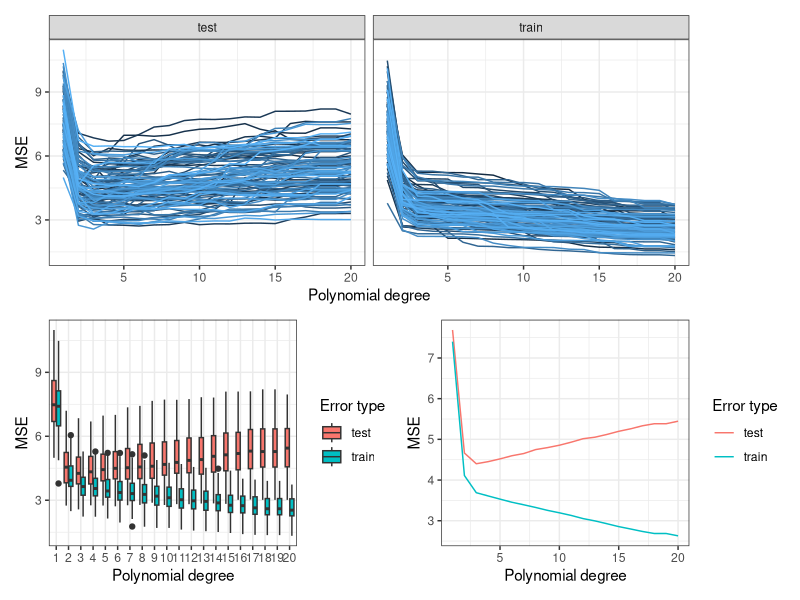
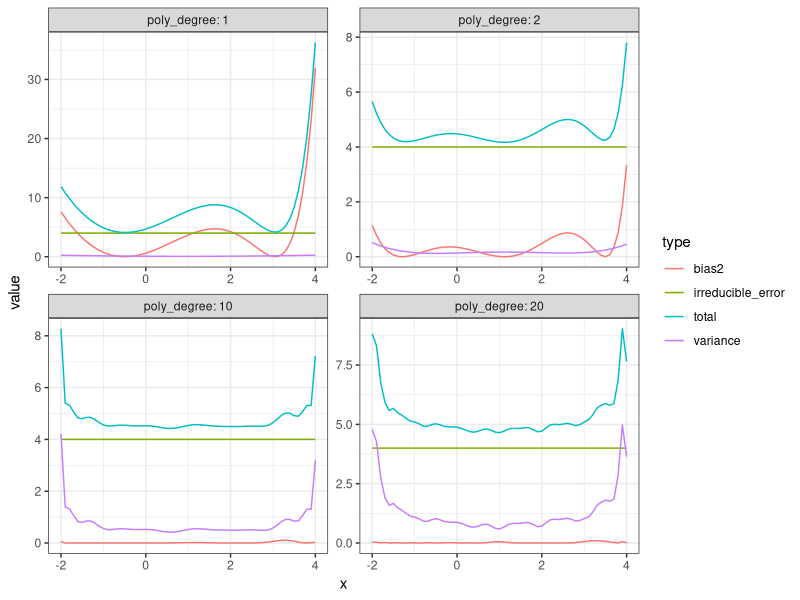
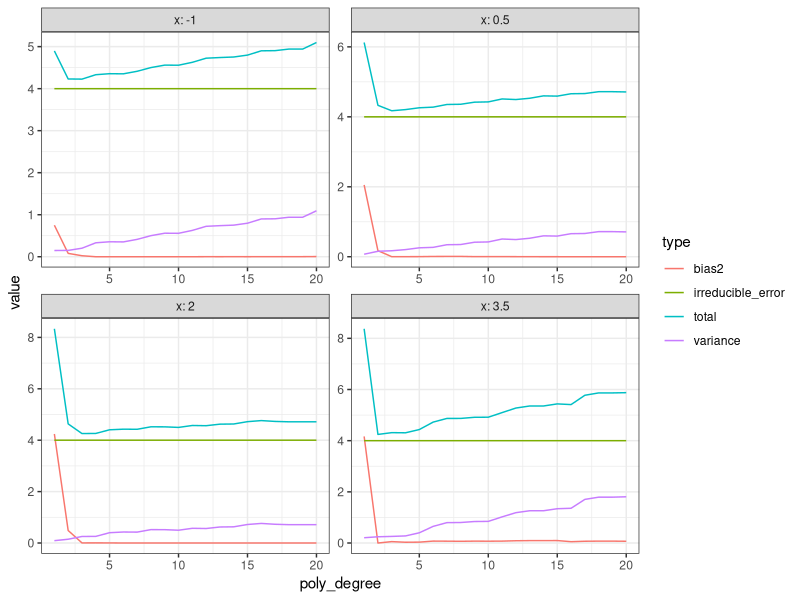

The R script that drew these images, in order:
set.seed(2) # to reproduce
M <- 100 # repeated samplings,x fixed but new errors
nord <- 20
x <- seq(from = -2, to = 4, by = 0.1)
truefunc <- function(x){
  return(2^x)
}
true_y <- truefunc(x)
error <- matrix(rnorm(length(x)*M, mean = 0, sd = 2), nrow = M, byrow = TRUE)
testerror <- matrix(rnorm(length(x)*M, mean = 0, sd = 2), nrow = M, byrow = TRUE)
ymat <- matrix(rep(true_y, M), byrow = T, nrow = M) + error
testymat <- matrix(rep(true_y, M), byrow=T, nrow=M) + testerror
predictions_list <- lapply(1:nord, matrix, data = NA, nrow = M, ncol = ncol(ymat))
for(i in 1:nord){
  for(j in 1:M){
    predictions_list[[i]][j, ] <- predict(lm(ymat[j,] ~ poly(x, i, raw = TRUE)))
  }
}
trainMSE <- lapply(1:nord, function(poly_degree) rowMeans((predictions_list[[poly_degree]] - ymat)^2))
testMSE <- lapply(1:nord, function(poly_degree) rowMeans((predictions_list[[poly_degree]] - testymat)^2))

library(tidyverse) # The tidyverse contains ggplot2, as well as tidyr and dplyr,
# which we can use for dataframe manipulation.
# Convert each matrix in the list form wide to long (because that is the best format for ggplot2)
list_train_MSE <- lapply(1:nord, function(poly_degree) cbind(error = trainMSE[[poly_degree]],
                                                             poly_degree,
                                                             error_type = "train",
                                                             simulation_num = 1:M))
list_test_MSE <- lapply(1:nord, function(poly_degree) cbind(error = testMSE[[poly_degree]],
                                                            poly_degree,
                                                            error_type = "test",
                                                            simulation_num = 1:M))
# Now predictions_list is a list with 20 entries, where each entry is a matrix
# with 100 rows, where each row is the predicted polynomial of that degree.
stacked_train <- NULL
for (i in 1:nord) {
  stacked_train <-
    rbind(stacked_train, list_train_MSE[[i]])
}
stacked_test <- NULL
for (i in 1:nord) {
  stacked_test <-
    rbind(stacked_test, list_test_MSE[[i]])
}
stacked_errors_df <- as.data.frame(rbind(stacked_train, stacked_test))
# This is already on long format.
stacked_errors_df$error <- as.numeric(stacked_errors_df$error)
stacked_errors_df$simulation_num <- as.integer(stacked_errors_df$simulation_num)
stacked_errors_df$poly_degree <- as.integer(stacked_errors_df$poly_degree)
p.all_lines <- ggplot(data = stacked_errors_df, aes(x = poly_degree, y = error, group = simulation_num)) +
  geom_line(aes(color = simulation_num)) +
  facet_wrap(~ error_type) +
  xlab("Polynomial degree") +
  ylab("MSE") +
  theme_bw() +
  theme(legend.position = "none")
5
p.bars <- ggplot(stacked_errors_df, aes(x = as.factor(poly_degree), y = error)) +
  geom_boxplot(aes(fill = error_type)) +
  scale_fill_discrete(name = "Error type") +
  xlab("Polynomial degree") +
  ylab("MSE") +
  theme_bw()
# Here we find the average test error and training error across the repeated simulations.
# The symbol "%>%" is called a pipe, and comes from the tidyverse packages,
# which provide convenient functions for working with data frames.
means_across_simulations <- stacked_errors_df %>%
  group_by(error_type, poly_degree) %>%
  summarise(mean = mean(error))
p.means <- ggplot(means_across_simulations, aes(x = poly_degree, y = mean)) +
  geom_line(aes(color = error_type)) +
  scale_color_discrete(name = "Error type") +
  xlab("Polynomial degree") +
  ylab("MSE") +
  theme_bw()
library(patchwork) # The library patchwork is the best way of combining ggplot2 objects.
# You could also use the function ggarrange from the ggpubr package.
p.all_lines / (p.bars + p.means)

meanmat <- matrix(ncol = length(x), nrow = nord)
varmat <- matrix(ncol = length(x), nrow = nord)
for (j in 1:nord){
  meanmat[j,] <- apply(predictions_list[[j]], 2, mean) # we now take the mean over the M simulations - to mimic E and Var at each x value and each poly model
  varmat[j,] <- apply(predictions_list[[j]], 2, var)
}
# nord times length(x)
bias2mat <- (meanmat - matrix(rep(true_y, nord), byrow = TRUE, nrow = nord))^2 #here the truth is final

df <- data.frame(x = rep(x, each = nord), poly_degree = rep(1:nord, length(x)),
                 bias2 = c(bias2mat), variance = c(varmat),
                 irreducible_error = rep(4, prod(dim(varmat)))) #irr is just 1
df$total <- df$bias2 + df$variance + df$irreducible_error
df_long <- pivot_longer(df, cols = !c(x, poly_degree), names_to = "type")
df_select_poly <- filter(df_long, poly_degree %in% c(1, 2, 10, 20))
ggplot(df_select_poly, aes(x = x, y = value, group = type)) +
  geom_line(aes(color = type)) +
  facet_wrap(~poly_degree, scales = "free", labeller = label_both) +
  theme_bw()

df_select_x <- filter(df_long, x %in% c(-1, 0.5, 2, 3.5))
ggplot(df_select_x, aes(x = poly_degree, y = value, group = type)) +
  geom_line(aes(color = type)) +
  facet_wrap(~x, scales = "free", labeller = label_both) +
  theme_bw()

